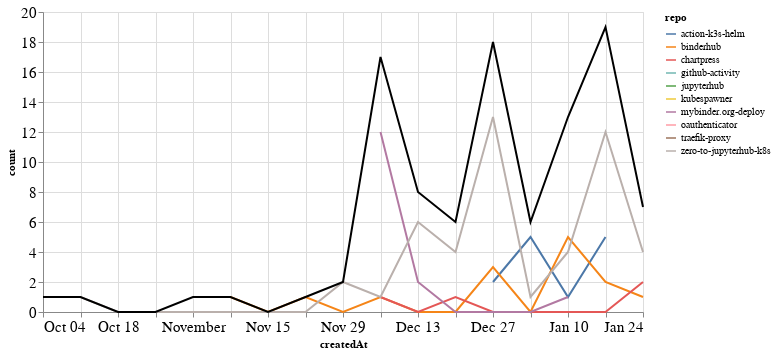

The cell this chart's notebook holds for it:
### Markdown cell above
### PRs

### Code cell
prs_time = prs.groupby('repo').resample('W', on='createdAt').count()['author'].reset_index()
prs_time = prs_time.rename(columns={'author': 'count'})
prs_time_total = prs_time.groupby('createdAt').agg({"count": "sum"}).reset_index()

ch1 = alt.Chart(prs_time, width=600).mark_line().encode(
    x='createdAt',
    y='count',
    color='repo',
    tooltip="repo"
)

ch2 = alt.Chart(prs_time_total, width=600).mark_line(color="black").encode(
    x='createdAt',
    y='count',
)

ch1 + ch2

### Figure 1 — Vega-Lite specification as saved in the notebook (floating-point values rounded to 4 significant figures)
{"config": {"axisLeft": {"labelFontSize": 15}, "axisBottom": {"labelFontSize": 15}}, "layer": [{"data": {"name": "data-7d85da601f16de95edc5f8c622241761"}, "mark": "line", "encoding": {"color": {"type": "nominal", "field": "repo"}, "tooltip": {"type": "nominal", "field": "repo"}, "x": {"type": "temporal", "field": "createdAt"}, "y": {"type": "quantitative", "field": "count"}}, "width": 600}, {"data": {"name": "data-8e0d5a4d632203324cf0f9fbe66901d4"}, "mark": {"type": "line", "color": "black"}, "encoding": {"x": {"type": "temporal", "field": "createdAt"}, "y": {"type": "quantitative", "field": "count"}}, "width": 600}], "$schema": "https://vega.github.io/schema/vega-lite/v4.8.1.json", "datasets": {"data-7d85da601f16de95edc5f8c622241761": [{"repo": "action-k3s-helm", "createdAt": "2020-12-27T00:00:00", "count": 2}, {"repo": "action-k3s-helm", "createdAt": "2021-01-03T00:00:00", "count": 5}, {"repo": "action-k3s-helm", "createdAt": "2021-01-10T00:00:00", "count": 1}, {"repo": "action-k3s-helm", "createdAt": "2021-01-17T00:00:00", "count": 5}, {"repo": "binderhub", "createdAt": "2020-11-01T00:00:00", "count": 1}, {"repo": "binderhub", "createdAt": "2020-11-08T00:00:00", "count": 1}, {"repo": "binderhub", "createdAt": "2020-11-15T00:00:00", "count": 0}, {"repo": "binderhub", "createdAt": "2020-11-22T00:00:00", "count": 1}, {"repo": "binderhub", "createdAt": "2020-11-29T00:00:00", "count": 0}, {"repo": "binderhub", "createdAt": "2020-12-06T00:00:00", "count": 1}, {"repo": "binderhub", "createdAt": "2020-12-13T00:00:00", "count": 0}, {"repo": "binderhub", "createdAt": "2020-12-20T00:00:00", "count": 0}, {"repo": "binderhub", "createdAt": "2020-12-27T00:00:00", "count": 3}, {"repo": "binderhub", "createdAt": "2021-01-03T00:00:00", "count": 0}, {"repo": "binderhub", "createdAt": "2021-01-10T00:00:00", "count": 5}, {"repo": "binderhub", "createdAt": "2021-01-17T00:00:00", "count": 2}, {"repo": "binderhub", "createdAt": "2021-01-24T00:00:00", "count": 1}, {"repo": "chartpress", "createdAt": "2020-12-06T00:00:00", "count": 1}, {"repo": "chartpress", "createdAt": "2020-12-13T00:00:00", "count": 0}, {"repo": "chartpress", "createdAt": "2020-12-20T00:00:00", "count": 1}, {"repo": "chartpress", "createdAt": "2020-12-27T00:00:00", "count": 0}, {"repo": "chartpress", "createdAt": "2021-01-03T00:00:00", "count": 0}, {"repo": "chartpress", "createdAt": "2021-01-10T00:00:00", "count": 0}, {"repo": "chartpress", "createdAt": "2021-01-17T00:00:00", "count": 0}, {"repo": "chartpress", "createdAt": "2021-01-24T00:00:00", "count": 2}, {"repo": "github-activity", "createdAt": "2021-01-10T00:00:00", "count": 1}, {"repo": "jupyterhub", "createdAt": "2021-01-10T00:00:00", "count": 1}, {"repo": "kubespawner", "createdAt": "2020-12-20T00:00:00", "count": 1}, {"repo": "mybinder.org-deploy", "createdAt": "2020-12-06T00:00:00", "count": 12}, {"repo": "mybinder.org-deploy", "createdAt": "2020-12-13T00:00:00", "count": 2}, {"repo": "mybinder.org-deploy", "createdAt": "2020-12-20T00:00:00", "count": 0}, {"repo": "mybinder.org-deploy", "createdAt": "2020-12-27T00:00:00", "count": 0}, {"repo": "mybinder.org-deploy", "createdAt": "2021-01-03T00:00:00", "count": 0}, {"repo": "mybinder.org-deploy", "createdAt": "2021-01-10T00:00:00", "count": 1}, {"repo": "oauthenticator", "createdAt": "2020-12-06T00:00:00", "count": 1}, {"repo": "traefik-proxy", "createdAt": "2020-12-06T00:00:00", "count": 1}, {"repo": "zero-to-jupyterhub-k8s", "createdAt": "2020-10-04T00:00:00", "count": 1}, {"repo": "zero-to-jupyterhub-k8s", "createdAt": "2020-10-11T00:00:00", "count": 1}, {"repo": "zero-to-jupyterhub-k8s", "createdAt": "2020-10-18T00:00:00", "count": 0}, {"repo": "zero-to-jupyterhub-k8s", "createdAt": "2020-10-25T00:00:00", "count": 0}, {"repo": "zero-to-jupyterhub-k8s", "createdAt": "2020-11-01T00:00:00", "count": 0}, {"repo": "zero-to-jupyterhub-k8s", "createdAt": "2020-11-08T00:00:00", "count": 0}, {"repo": "zero-to-jupyterhub-k8s", "createdAt": "2020-11-15T00:00:00", "count": 0}, {"repo": "zero-to-jupyterhub-k8s", "createdAt": "2020-11-22T00:00:00", "count": 0}, {"repo": "zero-to-jupyterhub-k8s", "createdAt": "2020-11-29T00:00:00", "count": 2}, {"repo": "zero-to-jupyterhub-k8s", "createdAt": "2020-12-06T00:00:00", "count": 1}, {"repo": "zero-to-jupyterhub-k8s", "createdAt": "2020-12-13T00:00:00", "count": 6}, {"repo": "zero-to-jupyterhub-k8s", "createdAt": "2020-12-20T00:00:00", "count": 4}, {"repo": "zero-to-jupyterhub-k8s", "createdAt": "2020-12-27T00:00:00", "count": 13}, {"repo": "zero-to-jupyterhub-k8s", "createdAt": "2021-01-03T00:00:00", "count": 1}, {"repo": "zero-to-jupyterhub-k8s", "createdAt": "2021-01-10T00:00:00", "count": 4}, {"repo": "zero-to-jupyterhub-k8s", "createdAt": "2021-01-17T00:00:00", "count": 12}, {"repo": "zero-to-jupyterhub-k8s", "createdAt": "2021-01-24T00:00:00", "count": 4}], "data-8e0d5a4d632203324cf0f9fbe66901d4": [{"createdAt": "2020-10-04T00:00:00", "count": 1}, {"createdAt": "2020-10-11T00:00:00", "count": 1}, {"createdAt": "2020-10-18T00:00:00", "count": 0}, {"createdAt": "2020-10-25T00:00:00", "count": 0}, {"createdAt": "2020-11-01T00:00:00", "count": 1}, {"createdAt": "2020-11-08T00:00:00", "count": 1}, {"createdAt": "2020-11-15T00:00:00", "count": 0}, {"createdAt": "2020-11-22T00:00:00", "count": 1}, {"createdAt": "2020-11-29T00:00:00", "count": 2}, {"createdAt": "2020-12-06T00:00:00", "count": 17}, {"createdAt": "2020-12-13T00:00:00", "count": 8}, {"createdAt": "2020-12-20T00:00:00", "count": 6}, {"createdAt": "2020-12-27T00:00:00", "count": 18}, {"createdAt": "2021-01-03T00:00:00", "count": 6}, {"createdAt": "2021-01-10T00:00:00", "count": 13}, {"createdAt": "2021-01-17T00:00:00", "count": 19}, {"createdAt": "2021-01-24T00:00:00", "count": 7}]}}
